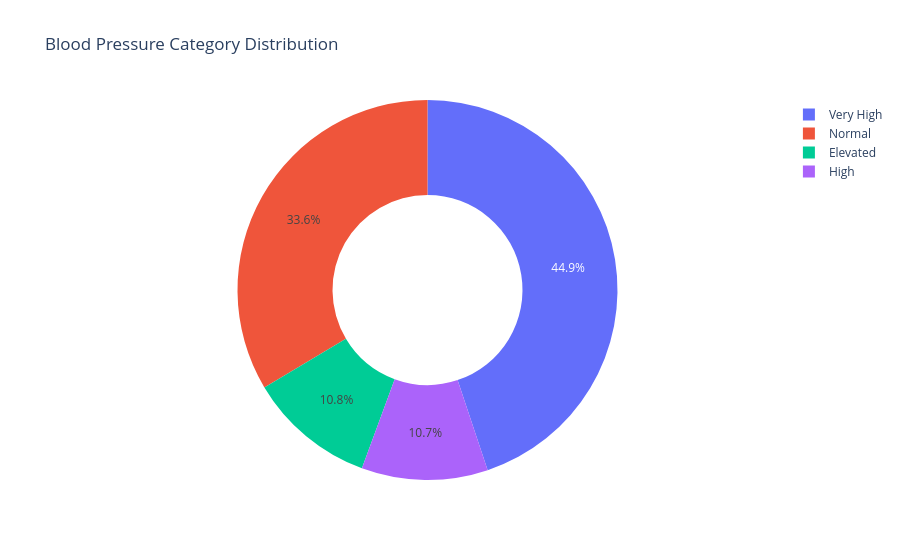

The code cell stored with this chart in its notebook:
### Code cell
px.pie(df, names= "Blood_Pressure_Category", title= "Blood Pressure Category Distribution", hole= 0.5)

### Figure 1 — Plotly figure (JSON) as saved in the notebook; plotly's stock layout.template omitted (floating-point values rounded to 4 significant figures; data arrays with more than 128 entries replaced by an {"elided": "..."} marker saying what was removed)
{"data": [{"domain": {"x": [0, 1], "y": [0, 1]}, "hole": 0.5, "hovertemplate": "Blood_Pressure_Category=%{label}<extra></extra>", "labels": {"elided": "10000 str values"}, "legendgroup": "", "name": "", "showlegend": true, "type": "pie"}], "layout": {"legend": {"tracegroupgap": 0}, "title": {"text": "Blood Pressure Category Distribution"}}}
